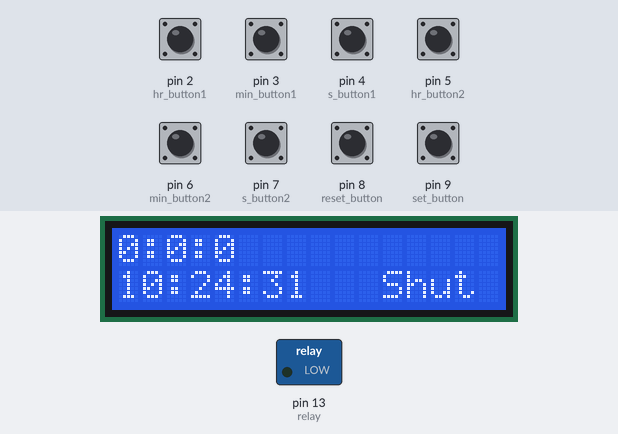
A sketch run on a simulated Arduino Uno, built with avr-gcc and run on an emulated ATmega328P. Shown: 16×2 character LCD, switched loads named in the sketch (green lamp = pin HIGH). The inputs (shaded band) are chosen by the test bench; at power-on: pin 2 (hr_button1), pin 3 (min_button1), pin 4 (s_button1), pin 5 (hr_button2), pin 6 (min_button2), pin 7 (s_button2), pin 8 (reset_button), pin 9 (set_button) HIGH. The local clock reads 2024-03-15 10:24:30 at power-on unless the sketch sets it.

Above: at 1.2 s.
1.3 s: pin 8 (reset_button) pulled LOW for 0.2 s
At 1.8 s:
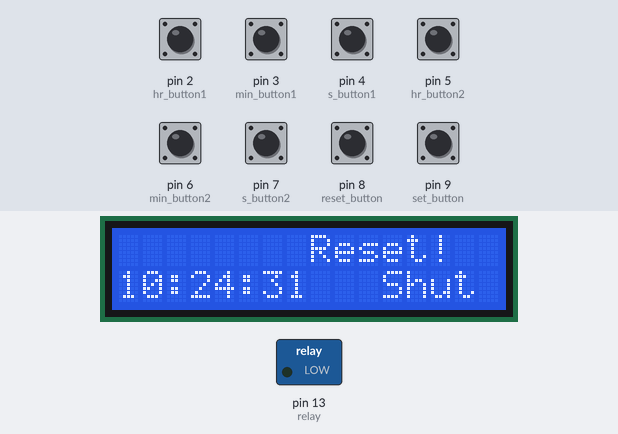
3.4 s: pin 9 (set_button) pulled LOW for 0.2 s
At 3.9 s:
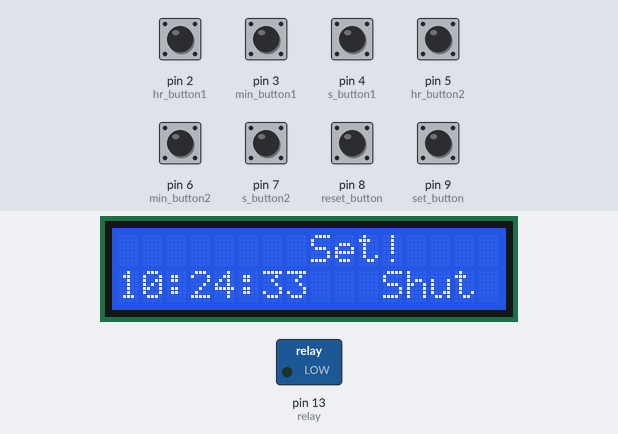
5.5 s: pin 2 (hr_button1) pulled LOW for 0.2 s
At 5.75 s:
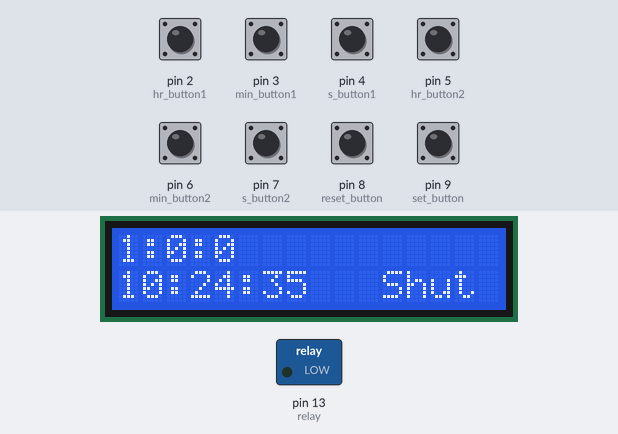
7.2 s: pin 3 (min_button1) pulled LOW for 0.2 s
At 7.48 s:
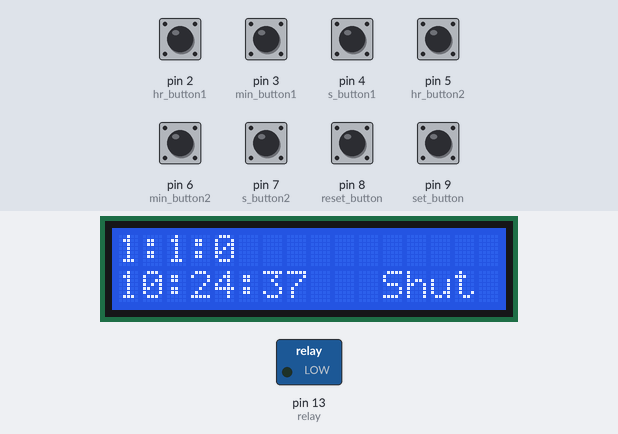
8.9 s: pin 4 (s_button1) pulled LOW for 0.2 s
At 9.21 s:
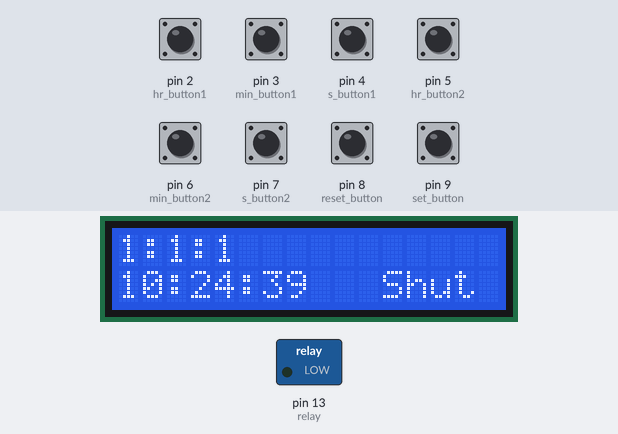
10.6 s: pin 5 (hr_button2) pulled LOW for 1 s
At 11.64 s:
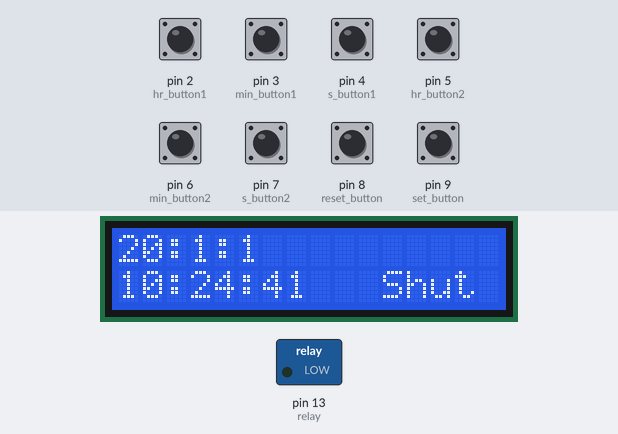

The sketch:

hr_min_sec.ino
```cpp
  // Date and time functions using a DS1307 RTC connected via I2C and Wire lib
//#include <Wire.h>
#include <LCD_I2C.h>
#include "RTClib.h"
RTC_DS1307 rtc;
LCD_I2C lcd(0x27,16,2);
//wchar daysOfTheWeek[7][12] = {"Sun", "Mon", "Tue", "Wed", "Thur", "Fri", "Sat"};
int relay = 13;
int hr_add = 0;
int hr_minus = 0;
int min_add = 0;
int min_minus = 0;
int s_add = 0;
int s_minus = 0;
int hr_button1 = 2;
int hr_button2 = 5;
int min_button1 = 3;
int min_button2 = 6;
int s_button1 = 4;
int s_button2 = 7;
int set_button = 9;
int reset_button = 8;
int hr = 0;
int minut = 0;
int s = 0;
int sett = 0;
int reset = 0;
bool alarm_set = false;
int duration = 10;

void setup () {
  if (! rtc.begin()) {
    lcd.print("No RTC !");
  }
  if (! rtc.isrunning()) {
    lcd.print("Error !");
    rtc.adjust(DateTime(2022,6,20,17,36,25));
  }
  lcd.begin();
  lcd.backlight();
  pinMode(relay, OUTPUT);
  pinMode(hr_button1, INPUT);
  pinMode(hr_button2, INPUT);
  pinMode(min_button1, INPUT);
  pinMode(min_button2, INPUT);
  pinMode(s_button1, INPUT);
  pinMode(s_button2, INPUT);
  pinMode(set_button, INPUT);
  pinMode(reset_button, INPUT);
  pinMode(LED_BUILTIN, OUTPUT);
}

void solenoid_flow(){
  digitalWrite(relay, HIGH);
  lcd.setCursor(11,1);
  lcd.print("Flow");
}

void solenoid_shut(){
  digitalWrite(relay, LOW);
  lcd.setCursor(11,1);
  lcd.print("Shut");
}

void alarm(){
  DateTime now = rtc.now();
  lcd.setCursor(0,1);
  lcd.print(now.hour(), DEC);
  lcd.print(':');
  lcd.print(now.minute(), DEC);
  lcd.print(':');
  lcd.print(now.second(), DEC);
  //delay(1000);
  if (now.hour() == hr && now.second() <= s+duration && alarm_set == true) {
    solenoid_flow();
  } else { // force shut after certain time to prevent leakage
    solenoid_shut();
  }
}

void set_time() {
    hr_add = digitalRead(hr_button1);
    hr_minus = digitalRead(hr_button2);
    min_add = digitalRead(min_button1);
    min_minus = digitalRead(min_button2);
    s_add = digitalRead(s_button1);
    s_minus = digitalRead(s_button2);
    sett = digitalRead(set_button);
    reset = digitalRead(reset_button);
    if (hr_add == 0) {
      hr++;
      alarm_set = false;
    }
    if (hr_minus == 0) {
      hr--;
      alarm_set = false;
    }
    if (min_add == 0) {
      minut++;
      alarm_set = false;
    }
    if (min_minus == 0) {
      minut--;
      alarm_set = false;
    }
    if (s_add == 0) {
      s++;
      alarm_set = false;
    }
    if (s_minus == 0) {
      s--;
      alarm_set = false;
    }
    if (hr == 24) {
      hr = 0;
    } else if (hr < 0) {
      hr = 23;
    }
    if (minut == 60) {
      minut = 0;
    } else if (minut < 0) {
      minut = 59;
    }
    if (s == 60) {
      s = 0;
    } else if (s < 0) {
      s = 59;
    }
    if (sett == 0) {
      alarm_set = true;
      lcd.setCursor(8,0);
      lcd.print("Set!");
      delay(500);
    }
    if (reset == 0) {
      hr = 0;
      minut = 0;
      s = 0;
      alarm_set = false;
      lcd.setCursor(8,0);
      lcd.print("Reset!");
      delay(500);
    }
    lcd.setCursor(0,0);
    lcd.print(hr);
    lcd.print(":");
    lcd.print(minut);
    lcd.print(":");
    lcd.print(s);
    delay(150);
    lcd.clear();
}

void loop () {
  set_time();
  alarm();
}
```

Measured:
- after the input at 1.3 s, the display: first differs from a run without the input after 0.16 s (image 1)
- after the input at 3.4 s, the display: first differs from a run without the input after 0.12 s (image 2)
